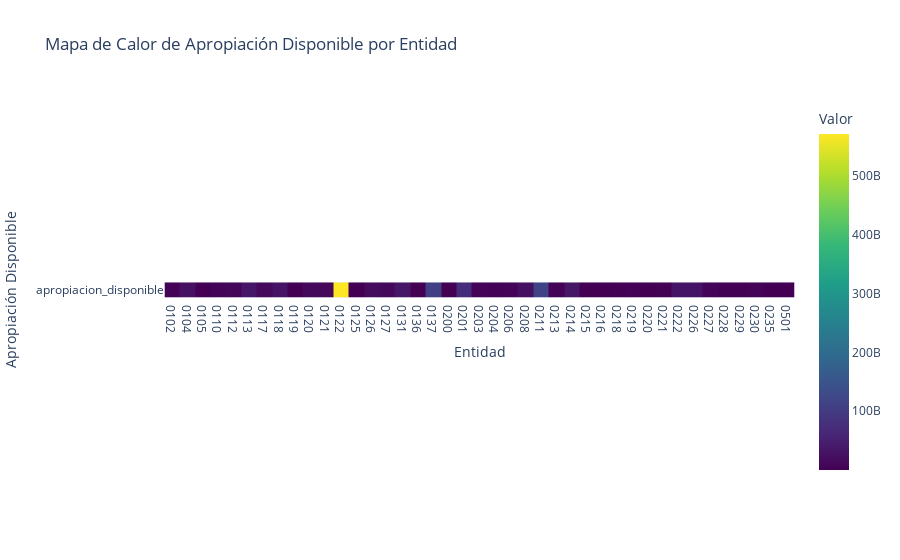

Here is the notebook cell this chart was saved with:
### Markdown cell above
## Mapa de Calor

Se realiza un mapa de calor para la variable Apropiación disponible.

Cada celda del mapa de calor representa el valor de la apropiación disponible para una entidad específica.

Los colores más claros (amarillo, verde claro) indican valores más altos de apropiación disponible, mientras que los colores más ocuros (morados) indican valores más bajos.

Se evidencia como la distribución de recursos es similar entre las entidades pues la mayoría son moradas, a excepción de tres entidades en verde y la amarilla que sobresalen nuevamente (Secretaría de Educación del Distrito)

### Code cell
indicadores_fusuion.set_index('entidad', inplace=True)

mapa_calor = px.imshow(indicadores_fusuion[['apropiacion_disponible']].T,
                labels=dict(x="Entidad", y="Apropiación Disponible", color="Valor"),
                title="Mapa de Calor de Apropiación Disponible por Entidad",
                color_continuous_scale="viridis")


mapa_calor.show()

### Figure 1 — Plotly figure (JSON) as saved in the notebook; plotly's stock layout.template omitted (floating-point values rounded to 4 significant figures; data arrays with more than 128 entries replaced by an {"elided": "..."} marker saying what was removed)
{"data": [{"coloraxis": "coloraxis", "hovertemplate": "Entidad: %{x}<br>Apropiación Disponible: %{y}<br>Valor: %{z}<extra></extra>", "name": "0", "type": "heatmap", "x": {"elided": "505 str values"}, "xaxis": "x", "y": ["apropiacion_disponible"], "yaxis": "y", "z": {"elided": "1x505 int values"}}], "layout": {"coloraxis": {"colorbar": {"title": {"text": "Valor"}}, "colorscale": [[0, "#440154"], [0.1111, "#482878"], [0.2222, "#3e4989"], [0.3333, "#31688e"], [0.4444, "#26828e"], [0.5556, "#1f9e89"], [0.6667, "#35b779"], [0.7778, "#6ece58"], [0.8889, "#b5de2b"], [1, "#fde725"]]}, "title": {"text": "Mapa de Calor de Apropiación Disponible por Entidad"}, "xaxis": {"anchor": "y", "constrain": "domain", "domain": [0, 1], "scaleanchor": "y", "title": {"text": "Entidad"}}, "yaxis": {"anchor": "x", "autorange": "reversed", "constrain": "domain", "domain": [0, 1], "title": {"text": "Apropiación Disponible"}}}}
